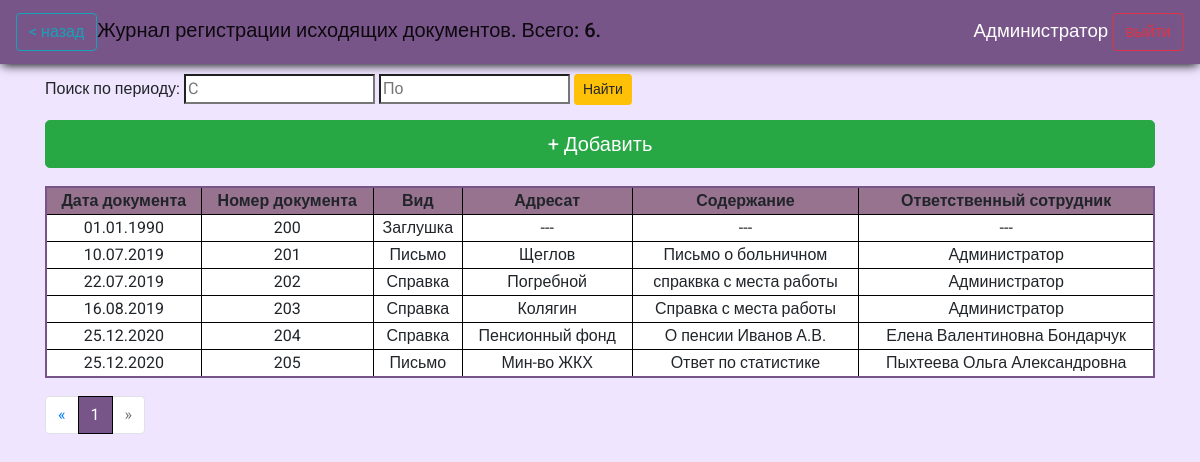
The page /journals/outbound_docs/ (signed in) on the database as committed earlier.
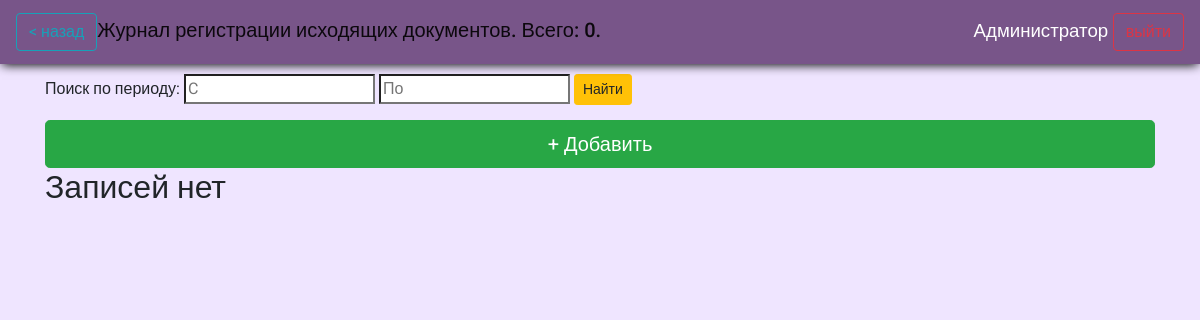
The same page on the database as committed later.
### reg_jounals/models.py (models this page shows, shortened)
class OutBoundDocument(models.Model):
    doc_type = models.CharField(default='Письмо', max_length=100, help_text="Введите вид документа (письмо, справка, и.т.д)", verbose_name='Вид', db_index=True)
    doc_number = models.CharField(default='',max_length=10, help_text="Введите номер документа", verbose_name='Номер документа', db_index=True)
    doc_date = models.DateField(help_text="Введите дату документа", verbose_name='Дата документа', db_index=True)
    doc_dest =  models.CharField(max_length=256, help_text="Введите адресата", verbose_name='Получатель (адресат)')
    doc_additionalData = models.CharField(default='none', max_length=256, help_text="Введите содержание документа", verbose_name='Содержание документа')
    doc_res_officer = models.CharField(blank=True, editable=False,  max_length=256, help_text="Сотрудник, который внес документ в систему ", verbose_name='Ответственный сотрудник')
    class Meta:
        ordering = ["doc_number"]
        verbose_name = 'Исходящий документ'
        verbose_name_plural = 'Исходящие документы'

### reg_jounals/views.py (the view)
# urls.py: path('outbound_docs/', views.outbound_docs, name='outbound'),
def outbound_docs(request):
    if request.user.is_authenticated:
        auth = request.user.is_authenticated
        date_from = request.GET.get('doc_search_from','')
        date_to = request.GET.get('doc_search_to', '')
        if date_from and date_to:
            date_from = DT.datetime.strptime(date_from, '%d.%m.%Y').date()
            date_to = DT.datetime.strptime(date_to, '%d.%m.%Y').date()
            documents = OutBoundDocument.objects.filter(doc_date__range=(date_from, date_to)).order_by('doc_date')
        else:
            documents = OutBoundDocument.objects.all()
        p_documents = Paginator(documents, 15)
        page_number = request.GET.get('page', 1)
        page = p_documents.get_page(page_number)
        count = len(documents)
        method = str(request.method)
        usr = str(request.user.first_name)
        i = 0
        return render(request, 'reg_jounals/outbound_docs.html', context={'documents':page, 'count':count, 'auth':auth, 'i':i})
    else:
        return render(request, 'reg_jounals/no_auth.html')

### reg_jounals/templates/reg_jounals/outbound_docs.html (shortened to what this page needs)
{%extends "reg_jounals/index.html" %}
{%block header%}  <a class="btn btn-outline-info" href="../"> < назад</a>Журнал регистрации исходящих документов. Всего: {{count}}. {%endblock%}
{%block content%}
<form action="{% url 'outbound' %}">
  <span>Поиск по периоду:</span>
  <input type="search" id="search_date" name="doc_search_from" placeholder="C">
  <input type="search" id="search_date2" name="doc_search_to" placeholder="По">
  <button class="btn btn-sm btn-warning" type="submit" name="" value="Найти">Найти</button>
</form>
<a class="btn btn-success btn-lg m-bottom btn-add " href="{% url 'doc_outbound_add_url' %}"> + Добавить</a>
{% if documents %}
<table>
  <thead class="thead-dark">
  <tr class="tr-header">
    <th scope="col">Дата документа</th>
    <th scope="col">Номер документа</th>
    <th scope="col">Вид</th>
    <th scope="col">Адресат</th>
    <th scope="col">Содержание</th>
    <th scope="col">Ответственный сотрудник</th>
  </tr>
  </thead>
  {%for doc in documents%}
  <tr onclick="return location.href = '{% url 'doc_outbound_upd_url' id=doc.id%}' ">
    <td>{{doc.doc_date|date:"d.m.Y"}}</td>
    <td>{{doc.doc_number}}</td>
    <td>{{doc.doc_type}}</td>
    <td>{{doc.doc_dest}}</td>
    <td>{{doc.doc_additionalData}}</td>
    <td>{{doc.doc_res_officer}}</td>
</tr>
  {%endfor%}
</table>
<nav  class="paginator" aria-label="Page navigation example">
  <ul class="pagination">
    <li class="page-item">
      <a class="page-link" href="#" aria-label="Previous">
<span aria-hidden="true">&laquo;</span>
      </a>
    </li>
{% for p in documents.paginator.page_range %}
  {% if documents.number == p%}
   <li class="page-item active"><a class="page-link" href="?page={{p}}">{{ p }}</a></li>
   {%else%}
        <li class="page-item"><a class="page-link" href="?page={{p}}">{{ p }}</a></li>
    {%endif%}
  {% endfor %}
{%if documents.has_next%}
    <li class="page-item">
      <a class="page-link" href='?page={{documents.next_page_number}}' aria-label="Next">
<span aria-hidden="true">&raquo;</span>
      </a>
    </li>
  {%else%}
  <li class="page-item disabled">
    <a class="page-link" href='#' aria-disabled='true' aria-label="Next">
      <span aria-hidden="true">&raquo;</span>
    </a>
  </li>
  {%endif%}
  </ul>
</nav>
{%else%}
<h2>Записей нет</h2>
{%endif%}
{%endblock%}

### reg_jounals/templates/reg_jounals/index.html (shortened to what this page needs)
<!DOCTYPE html>
<html lang="en">
<head>
  {%load static%}
  <link rel="stylesheet" href="{% static 'css/style.css'%}">
  <link rel="stylesheet" href="{% static 'css/VacList.css'%}">
  <link rel="stylesheet" href="https://cdn.jsdelivr.net/npm/bootstrap@4.5.3/dist/css/bootstrap.min.css">
</head>
<body>
  <header>
    <nav class="navbar navbar-light ">
    <span class="navbar-brand mb-0 h1">{%block header%}Журналы регистрации внутренней документации СУП{%endblock%}</span><span style="text-align: right; float: right;font-size: 14pt;"> {{ user.first_name }} <a class="btn btn-outline-danger" href="{% url 'logout'%}">выйти</a></span>
  </header>
<div class="container">
    {%block content%}{%endblock%}
  </div>
</body>
</html>

### reg_jounals/static/css/style.css (style rules this page uses)
* { font-family: 'Roboto', sans-serif; }
body { background: #white !important; background-color: #efe5ff !important; }
.container { margin-top: 10px; }
.btn-add { float: left; width: 100%; margin-top: 15px; }
.navbar { background-color: #785589 !important; color: white; box-shadow: 0 3px 10px -2px black; }

Rows that differ between the two databases and show on the page:
removed OutBoundDocument: doc_date "01.01.1990", doc_number "200", doc_type "Заглушка", doc_dest "---", doc_additionalData "---", doc_res_officer "---"
removed OutBoundDocument: doc_date "10.07.2019", doc_number "201", doc_type "Письмо", doc_dest "Щеглов", doc_additionalData "Письмо о больничном", doc_res_officer "Администратор"
removed OutBoundDocument: doc_date "22.07.2019", doc_number "202", doc_type "Справка", doc_dest "Погребной", doc_additionalData "спраквка с места работы", doc_res_officer "Администратор"
removed OutBoundDocument: doc_date "16.08.2019", doc_number "203", doc_type "Справка", doc_dest "Колягин", doc_additionalData "Справка с места работы", doc_res_officer "Администратор"
removed OutBoundDocument: doc_date "25.12.2020", doc_number "204", doc_type "Справка", doc_dest "Пенсионный фонд", doc_additionalData "О пенсии Иванов А.В.", doc_res_officer "Елена Валентиновна Бондарчук"
removed OutBoundDocument: doc_date "25.12.2020", doc_number "205", doc_type "Письмо", doc_dest "Мин-во ЖКХ", doc_additionalData "Ответ по статистике", doc_res_officer "Пыхтеева Ольга Александровна"
Other text that changed with them:
{{ count }}: "6" → "0"
text no longer shown: "Дата документа Номер документа Вид Адресат Содержание Ответственный сотрудник « »"
text now shown: "Записей нет"
list line gone: "1"
